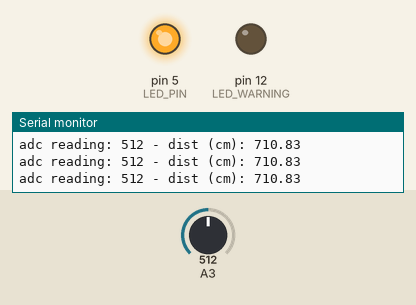
A sketch run on a simulated Arduino Uno, built with avr-gcc and run on an emulated ATmega328P. Shown: output pins drawn as LEDs (lit = HIGH), the last lines printed to the serial monitor. Inputs (shaded band) come from the test bench; at power-on: A3 = 512.

Above: at 1.2 s.
1.3 s: A3 set to 5
At 1.8 s:
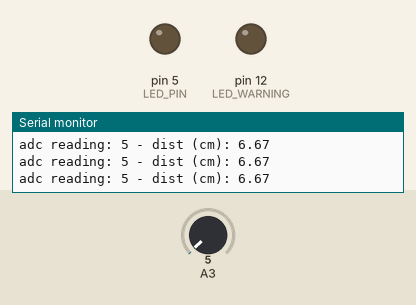
2.8 s: A3 set to 9
5.8 s: A3 set to 11
At 6.7 s:
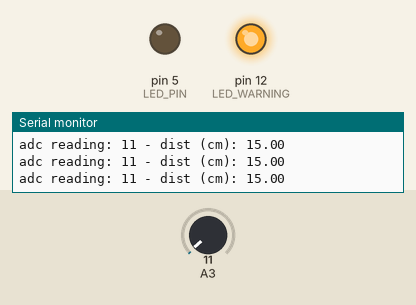
7.3 s: A3 set to 0
At 7.7 s:
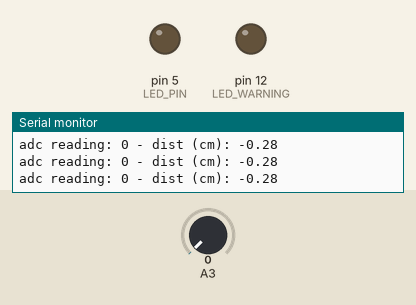
8.8 s: A3 set to 16
At 9.8 s:
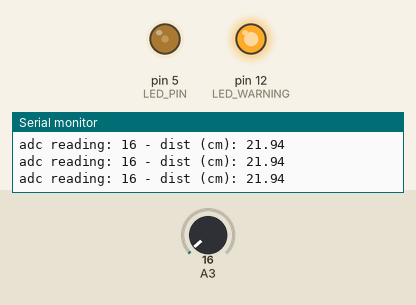
10.3 s: A3 set to 1023
At 11.0 s:
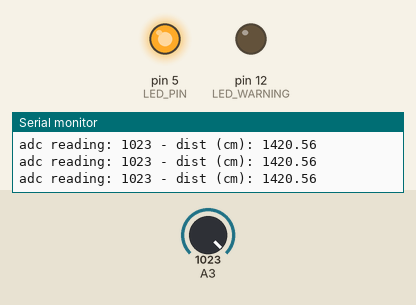
Timing chart, 0 to 12.8 s (numbered marks = the images above; inputs shaded):
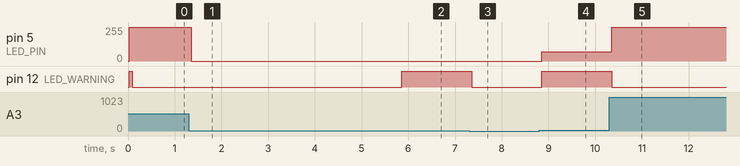

The sketch:

SensorsTest.ino
```cpp
//#define SENSOR_PC3_PIN 17
#define LED_PIN 5
#define LED_WARNING 12

// Please comment/uncomment ONLY of the next 2 lines to select IR or US sensor
//#define IR_SENSOR
#define US_SENSOR

#if defined(IR_SENSOR) && defined(US_SENSOR) || !defined(IR_SENSOR) && !defined(US_SENSOR)
#error Both sensors defined, please only use one. (comment out the other)
#endif

#if defined(IR_SENSOR)			// led BRIGHTNESS
#define ADC_VALUE_AT_15CM 579 	// 255
#define ADC_VALUE_AT_40CM 306	// 0
#endif

#if defined(US_SENSOR)
#define ADC_VALUE_AT_15CM 11	//	255
#define ADC_VALUE_AT_40CM 29	//	0
#endif

void setup()
{
  Serial.begin(9600);

  Serial.println("Initializing ADC...");

  // PC3/A3 direction input
  DDRC |= (0 << PC3);

  // Info:  AVcc = 5V => REFS[1:0] = 0b01 => GOOD CHOICE FOR IR/US sensors
  //        AREF = UNCONNECTED  X
  //        1.1 Voltage reference => REFS[1:0] = 0b11 (NOT GOOD ENOUGH)
  //        REFS[1:0] = 0b00 -> AREF as reference... but unconnected so no
  ADMUX |= (1 << REFS0);

  // ADLAR: left adjust ADC result (8-bit result in ADCH reg)
  ADMUX |= (1 << ADLAR);

  // 0x03: ADC analog pin input (ADC3 / PC3)
  ADMUX |= (0x03);

  // divide by 2 prescaler to ADC clock (minimum)
  ADCSRA |= (1 << ADPS0);

  // Enable ADC
  ADCSRA |= (1 << ADEN);

  Serial.print("Starting first conversion and ADC init... ");

  // start first conversion and ADC init (25 clks first time)
  ADCSRA |= (1 << ADSC);

  // wait for first conversion to finish
  while (ADCSRA & (1 << ADSC));

  Serial.println("Done!");
  Serial.print("Initializing LEDs... ");

  pinMode(LED_PIN, OUTPUT);
  pinMode(LED_WARNING, OUTPUT);

  digitalWrite(LED_PIN, HIGH);
  digitalWrite(LED_WARNING, HIGH);

  Serial.println("Done!");
  Serial.println("ADC measurements:");
}

void loop()
{
  delay(10);

  ADCSRA |= (1 << ADSC);        // Start ADC conversion
  while (ADCSRA & (1 << ADSC)); // wait for conversion to finish

  unsigned long adcL = ADCL;  // ls bits in ADCL bit 7 and 6 (ADC_RESULT[1:0])
  unsigned long adcH = ADCH;  // msbyte in ADCH (ADC_RESULT[9:2]
  unsigned long adc_val = (adcH << 2) | (adcL >> 6);  // get result from ADCH and ADCL registers

  double a = (40.0 - 15.0) / (ADC_VALUE_AT_40CM - ADC_VALUE_AT_15CM);
  double b = 40.0 - a * ADC_VALUE_AT_40CM;
  double dist = a * ((double) adc_val) + b;

  Serial.print("adc reading: ");
  Serial.print(adc_val);
  Serial.print(" - dist (cm): ");
  Serial.println(dist);

  if (dist <= 15)
  {
    digitalWrite(LED_WARNING, LOW);
    digitalWrite(LED_PIN, LOW);
  }
  else if (dist > 40.0)
  {
    digitalWrite(LED_WARNING, LOW);
    digitalWrite(LED_PIN, HIGH);
  }
  else
  {
    digitalWrite(LED_WARNING, HIGH);
    byte led_bright = (255 - 0) / (40.0 - 15.0) * dist - 153;
    analogWrite(LED_PIN, led_bright);
  }
}
```

Measured:
- the behaviour switches between 10 and 11 on A3 (found by bisection; images 1 and 2)
- after the input at 1.3 s, pin 5 (LED_PIN): 255/255 → 0/255 after 0.05 s
- after the input at 5.8 s, pin 12 (LED_WARNING): LOW → HIGH after 0.06 s
- after the input at 7.3 s, pin 12 (LED_WARNING): HIGH → LOW after 0.06 s
- after the input at 8.8 s, pin 5 (LED_PIN): 0/255 → 70/255 after 0.05 s; pin 12 (LED_WARNING): LOW → HIGH after 0.05 s
- after the input at 10.3 s, pin 5 (LED_PIN): 70/255 → 255/255 after 0.05 s; pin 12 (LED_WARNING): HIGH → LOW after 0.05 s
